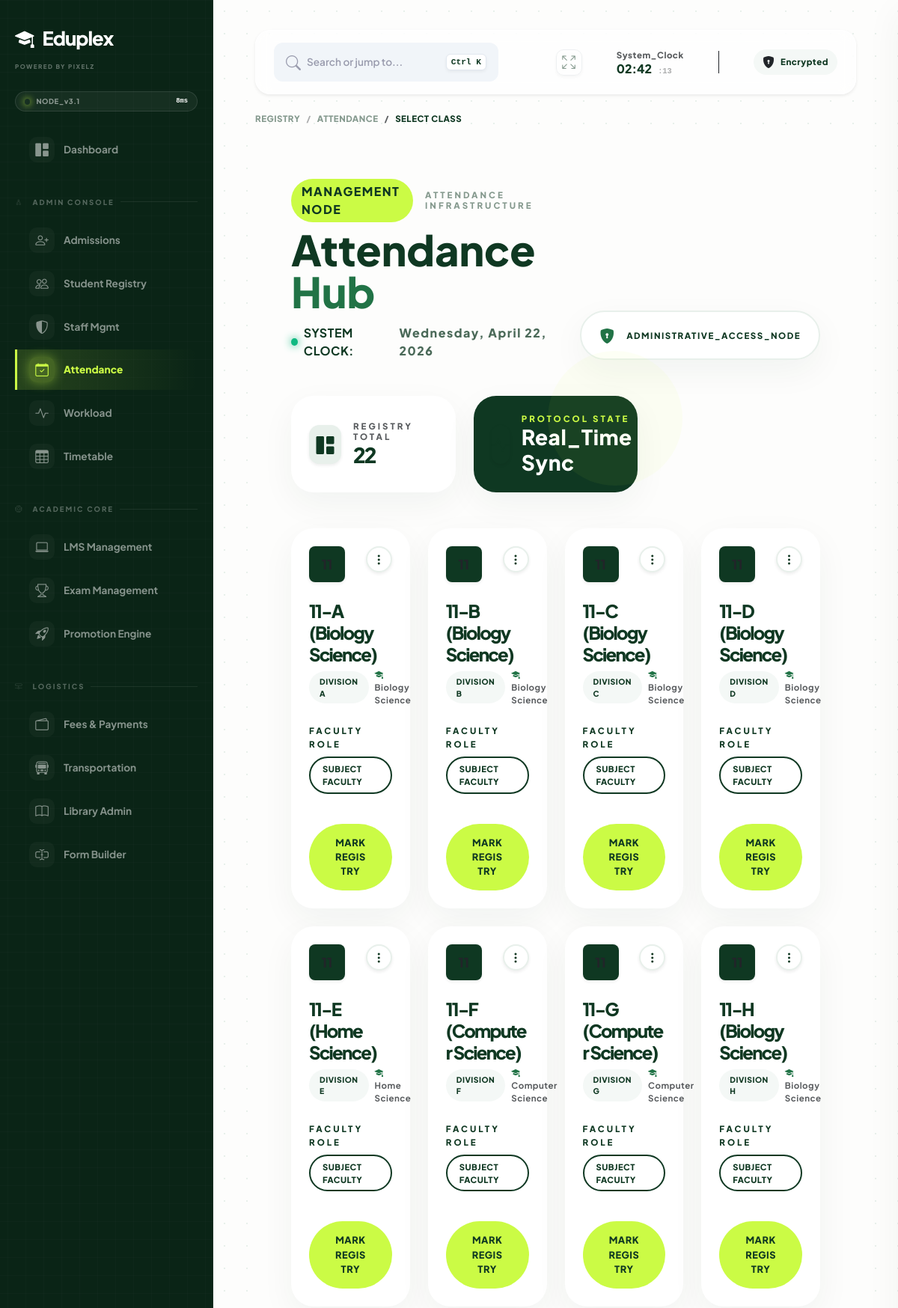
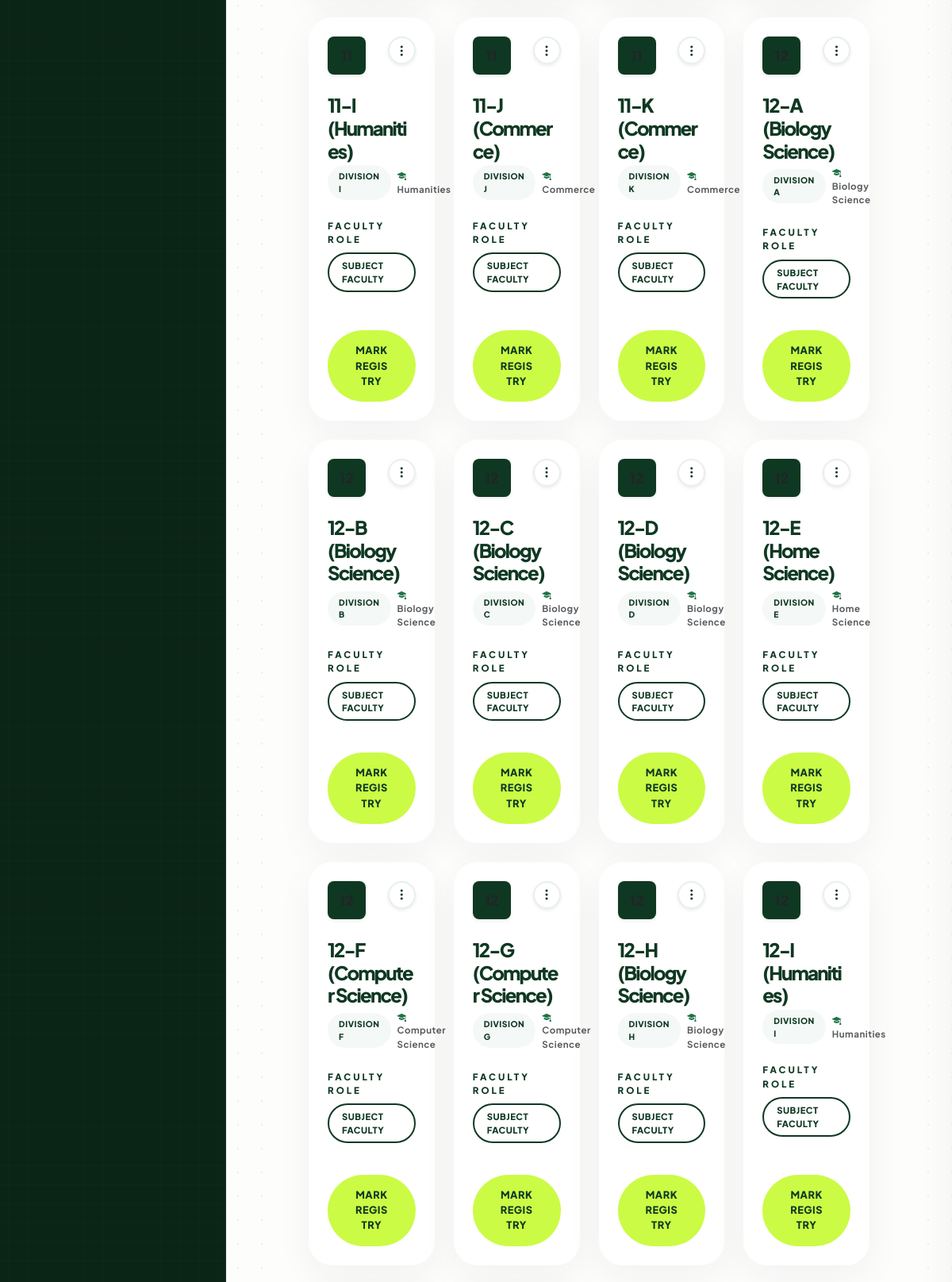
The app's page /attendance/select-class/ (signed in, upper part) with its own data (2 pictures, top to bottom).
### admission/models.py (models this page shows, shortened)
class ClassRoom(models.Model):
    STANDARD_CHOICES = [(str(i), str(i)) for i in range(1, 13)]
    DIVISION_CHOICES = [
        ('A1', 'A1'), ('A2', 'A2'), ('B1', 'B1'), ('B2', 'B2'),
        ('C1', 'C1'), ('C2', 'C2'), ('D1', 'D1'), ('D2', 'D2'),
        ('E1', 'E1'), ('E2', 'E2'), ('F1', 'F1'), ('F2', 'F2'),
        ('G1', 'G1'), ('G2', 'G2'), ('H1', 'H1'), ('H2', 'H2'),
        ('I1', 'I1'), ('I2', 'I2'), ('J1', 'J1'), ('J2', 'J2'),
        ('K1', 'K1'), ('K2', 'K2'), ('A', 'A'), ('B', 'B'), ('C', 'C'), ('D', 'D')
    ]
    standard = models.CharField(max_length=5, choices=STANDARD_CHOICES)
    division = models.CharField(max_length=5, choices=DIVISION_CHOICES)
    stream = models.ForeignKey(Stream, on_delete=models.SET_NULL, null=True, blank=True)
    class_teacher = models.OneToOneField(
        'staff.Staff',
        on_delete=models.SET_NULL,
        null=True,
        blank=True,
        related_name='class_teacher_of',
        help_text="The teacher in charge of this specific class."
    )
    name = models.CharField(max_length=100, blank=True, editable=False)
    total_seats = models.IntegerField(default=60)
    class Meta:
        unique_together = ['standard', 'division']
        ordering = ['standard', 'division']

### school_system/models.py (models this page shows, shortened)
class Stream(models.Model):
    name = models.CharField(max_length=50, unique=True)

### attendance/views.py (the view)
# urls.py: path('select-class/', views.select_class, name='select_class'),
@login_required
def select_class(request):
    is_staff = hasattr(request.user, 'staff')
    is_superuser = request.user.is_superuser
    if not (is_superuser or is_staff):
        messages.error(request, "Access Denied: You are not registered as a Staff member.")
        return redirect('home')
    classes = get_teacher_assigned_classes(request.user)
    return render(request, 'attendance/select_class.html', {
        'classes': classes,
        'my_classes': classes,
        'is_restricted': not is_superuser
    })

### attendance/views.py (called while the page is built, shortened)
def get_teacher_assigned_classes(user):
    if user.is_superuser:
        return ClassRoom.objects.all().order_by('standard', 'division')

### dashboard/templatetags/dashboard_extras.py (called while the page is built)
@register.filter(name='replace_chars')
def replace_chars(value, arg):
    if not value:
        return ""
    try:
        old, new = arg.split(',')
        return str(value).replace(old, new)
    except:
        return value

### templates/attendance/select_class.html (shortened to what this page needs)
{% extends 'base.html' %}
{% block content %}
<div class="theme-wrapper container-fluid p-4 p-lg-5 page-load-animation">
    <div class="d-flex flex-column flex-md-row justify-content-between align-items-md-end mb-5 gap-4">
        <div class="header-group">
            <div class="d-flex align-items-center gap-3 mb-2">
                <span class="badge-pill-neon" style="letter-spacing: 1.5px;">MANAGEMENT NODE</span>
                <h6 class="text-uppercase smallest fw-black ls-3 m-0 text-theme-dark opacity-50">Attendance Infrastructure</h6>
            </div>
            <h1 class="title-heavy text-theme-dark tracking-normal m-0 line-height-1">
                {% if is_restricted %}My <span class="theme-accent-text-dark">Batches</span>{% else %}Attendance <span class="theme-accent-text-dark">Hub</span>{% endif %}
            </h1>
            <p class="text-theme-dark fw-bold mt-3 mb-0 d-flex align-items-center gap-2">
                <span class="status-dot animate-pulse"></span>
                <span class="ls-1">SYSTEM CLOCK:</span>
                <span class="uppercase ls-2 fw-black opacity-75">{% now "l, F d, Y" %}</span>
            </p>
        </div>
        <div class="d-flex align-items-center gap-3 h-100">
            <div class="badge-outline-sage px-4 py-3 bg-white shadow-soft d-flex align-items-center gap-3">
                <i class="bi bi-shield-lock-fill theme-accent-text-dark fs-5"></i>
                <span class="fw-black smallest text-theme-dark text-uppercase ls-2">
                    {% if is_restricted %}Teacher_Isolated_Protocol{% else %}Administrative_Access_Node{% endif %}
                </span>
            </div>
        </div>
    </div>
    <div class="row g-4 mb-5">
        <div class="col-xl-4 col-md-6">
            <div class="card card-bento border-0 shadow-soft h-100 card-lift bg-white">
                <div class="card-body p-4 d-flex align-items-center">
                    <div class="icon-square bg-sage text-theme-dark shadow-sm me-3">
                        <i class="bi bi-grid-1x2-fill"></i>
                    </div>
                    <div>
                        <h6 class="fw-black text-muted smallest text-uppercase ls-3 m-0">
                            {% if is_restricted %}Assigned Classes{% else %}Registry Total{% endif %}
                        </h6>
                        <h3 class="fw-black text-theme-dark m-0 tracking-tighter">{{ classes.count|stringformat:"02d" }}</h3>
                    </div>
                </div>
            </div>
        </div>
        <div class="col-xl-4 col-md-6">
            <div class="card card-bento border-0 shadow-soft h-100 card-lift bg-theme-dark text-white">
                <div class="card-body p-4 d-flex align-items-center">
                    <div class="icon-square bg-theme-accent text-theme-dark shadow-sm me-3">
                        <i class="bi bi-activity"></i>
                    </div>
                    <div>
                        <h6 class="fw-black theme-accent-text smallest text-uppercase ls-3 m-0">Protocol State</h6>
                        <h3 class="fw-black text-white m-0 tracking-tighter uppercase ls-1">Real_Time Sync</h3>
                    </div>
                </div>
                <div class="bg-decoration"></div>
            </div>
        </div>
    </div>
    <div class="row g-4">
        {% for classroom in classes %}
        <div class="col-xl-3 col-md-6">
            <div class="card card-bento border-0 shadow-soft h-100 transition-all card-lift bg-white {% if classroom.class_teacher == request.user.staff %}border-bottom-theme{% endif %}">
                <div class="card-body p-4 d-flex flex-column">
                    <div class="d-flex justify-content-between align-items-start mb-4">
                        <div class="avatar-sq bg-theme-dark text-theme-accent rounded-3 d-flex align-items-center justify-content-center fw-black shadow-sm" style="width: 48px; height: 48px; font-size: 1.1rem;">
                        </div>
                        <button class="btn btn-close-custom shadow-sm transition-all d-flex align-items-center justify-content-center" style="width: 35px; height: 35px;" onclick="openDrawer('{{ classroom.name }}', '{{ classroom.id }}')">
                            <i class="bi bi-three-dots-vertical"></i>
                        </button>
                    </div>
                    <h4 class="fw-black text-theme-dark mb-1 tracking-tighter">{{ classroom.name }}</h4>
                    <div class="d-flex align-items-center mb-4 gap-2">
                        <span class="badge-node bg-light-sage text-theme-dark ls-1">DIVISION {{ classroom.division }}</span>
                        <div class="smallest fw-bold text-muted uppercase ls-1">
                            <i class="bi bi-mortarboard-fill theme-accent-text-dark"></i> {{ classroom.stream.name|default:"CORE" }}
                        </div>
                    </div>
                    <div class="mb-4">
                        <label class="smallest fw-black text-theme-dark text-uppercase ls-3 d-block mb-2">Faculty Role</label>
                        <div class="d-flex flex-wrap gap-2">
                             {% if classroom.class_teacher == request.user.staff %}
                                <span class="badge-pill-neon" style="font-size: 0.6rem;">CLASS TEACHER</span>
                             {% else %}
                                <span class="badge-outline-sage border-theme smallest fw-black uppercase ls-1">SUBJECT FACULTY</span>
                             {% endif %}
                        </div>
                    </div>
                    <div class="mt-auto pt-3">
                        <a href="{% url 'attendance:mark_attendance' classroom.id %}" class="btn-neon-premium w-100 py-3 text-center d-block">
                            MARK REGISTRY
                        </a>
                    </div>
                </div>
            </div>
        </div>
        {% endfor %}
    </div>
</div>
{% endblock %}

### templates/base.html (style rules this page uses)
:root { --bg-body: #fdfdfc; --bg-sidebar: #0a2416; --primary-lime: #cbfb45; --theme-accent-dark: #217346; --text-muted: #9a9cae; --white: #ffffff; --transition-smooth: all 0.4s cubic-bezier(0.16, 1, 0.3, 1); --sidebar-width: 285px; }
html, body { height: 100%; width: 100%; margin: 0; padding: 0; overflow: hidden; background-color: var(--bg-body); font-family: 'Plus Jakarta Sans', sans-serif; -webkit-tap-highlight-color: transparent; }
.animate-pulse { animation: pulse-neon 2s infinite; }
.shadow-soft { box-shadow: 0 10px 25px rgba(15, 56, 34, 0.05); }
.bg-light-sage { background: #f4f8f6; }

### templates/attendance/select_class.html (style rules this page uses)
:root { --bg-sage: #e8f0eb; --theme-dark: #0f3822; --theme-accent: #cbfb45; --theme-accent-dark: #217346; --bg-light: #fdfdfc; --white: #ffffff; }
.theme-wrapper { font-family: 'Plus Jakarta Sans', sans-serif; background-color: var(--bg-light); min-height: 100vh; color: var(--theme-dark); }
.fw-black { font-weight: 900; }
.title-heavy { font-weight: 900; font-size: 3.5rem; color: var(--theme-dark) !important; }
.tracking-normal { letter-spacing: 0 !important; }
.tracking-tighter { letter-spacing: -1.8px !important; }
.ls-1 { letter-spacing: 0.5px !important; }
.ls-2 { letter-spacing: 1.5px !important; }
.ls-3 { letter-spacing: 3px !important; }
.smallest { font-size: 0.72rem; }
.line-height-1 { line-height: 1; }
.text-theme-dark { color: var(--theme-dark) !important; }
.theme-accent-text-dark { color: var(--theme-accent-dark) !important; font-weight: 800; }
.theme-accent-text { color: var(--theme-accent) !important; }
.card-bento { border-radius: 30px; border: 1.5px solid var(--bg-sage); }
.bg-theme-dark { background-color: var(--theme-dark) !important; }
.bg-sage { background: var(--bg-sage) !important; }
.bg-light-sage { background: #f4f8f6; }
.border-theme { border-color: var(--theme-dark) !important; }
.icon-square { width: 52px; height: 52px; border-radius: 14px; display: flex; align-items: center; justify-content: center; font-size: 1.5rem; }
.bg-decoration { position: absolute; width: 180px; height: 180px; background: rgba(203, 251, 69, 0.05); border-radius: 50%; top: -60px; right: -60px; z-index: 1; }
.badge-node { padding: 6px 14px; border-radius: 50px; font-weight: 900; font-size: 0.65rem; text-transform: uppercase; }
.badge-pill-neon { background: var(--theme-accent); color: var(--theme-dark) !important; padding: 5px 14px; border-radius: 50px; font-weight: 900; text-transform: uppercase; }
.badge-outline-sage { padding: 6px 16px; border: 2.1px solid var(--bg-sage); border-radius: 50px; color: var(--theme-dark); font-size: 0.7rem; }
.btn-neon-premium { background: var(--theme-accent); color: var(--theme-dark) !important; border: none; padding: 14px 32px; border-radius: 50px; font-weight: 900; text-transform: uppercase; transition: 0.3s; text-decoration: none; letter-spacing: 0.5px; font-size: 0.8rem; }
.btn-close-custom { border-radius: 50%; background: var(--white); border: 2.1px solid var(--bg-sage); color: var(--theme-dark); text-decoration: none; }
.status-dot { width: 10px; height: 10px; background: #10b981; border-radius: 50%; box-shadow: 0 0 12px #10b981; }
.shadow-soft { box-shadow: 0 15px 45px rgba(15, 56, 34, 0.05); }
.page-load-animation { animation: slideUpFade 0.7s cubic-bezier(0.16, 1, 0.3, 1) forwards; }
.animate-pulse { animation: pulse 2s infinite; }
.card-lift { transition: transform 0.4s cubic-bezier(0.16, 1, 0.3, 1), box-shadow 0.4s; }

### records on screen
ClassRoom: name "11-A (Biology Science)", division "A", stream.name "Biology Science", shows "SUBJECT FACULTY"
ClassRoom: name "11-B (Biology Science)", division "B", stream.name "Biology Science", shows "SUBJECT FACULTY"
ClassRoom: name "11-C (Biology Science)", division "C", stream.name "Biology Science", shows "SUBJECT FACULTY"
ClassRoom: name "11-D (Biology Science)", division "D", stream.name "Biology Science", shows "SUBJECT FACULTY"
ClassRoom: name "11-E (Home Science)", division "E", stream.name "Home Science", shows "SUBJECT FACULTY"
ClassRoom: name "11-F (Computer Science)", division "F", stream.name "Computer Science", shows "SUBJECT FACULTY"
ClassRoom: name "11-G (Computer Science)", division "G", stream.name "Computer Science", shows "SUBJECT FACULTY"
ClassRoom: name "11-H (Biology Science)", division "H", stream.name "Biology Science", shows "SUBJECT FACULTY"
ClassRoom: name "11-I (Humanities)", division "I", stream.name "Humanities", shows "SUBJECT FACULTY"
ClassRoom: name "11-J (Commerce)", division "J", stream.name "Commerce", shows "SUBJECT FACULTY"
ClassRoom: name "11-K (Commerce)", division "K", stream.name "Commerce", shows "SUBJECT FACULTY"
ClassRoom: name "12-A (Biology Science)", division "A", stream.name "Biology Science", shows "SUBJECT FACULTY"
ClassRoom: name "12-B (Biology Science)", division "B", stream.name "Biology Science", shows "SUBJECT FACULTY"
ClassRoom: name "12-C (Biology Science)", division "C", stream.name "Biology Science", shows "SUBJECT FACULTY"
ClassRoom: name "12-D (Biology Science)", division "D", stream.name "Biology Science", shows "SUBJECT FACULTY"
ClassRoom: name "12-E (Home Science)", division "E", stream.name "Home Science", shows "SUBJECT FACULTY"
ClassRoom: name "12-F (Computer Science)", division "F", stream.name "Computer Science", shows "SUBJECT FACULTY"
ClassRoom: name "12-G (Computer Science)", division "G", stream.name "Computer Science", shows "SUBJECT FACULTY"
ClassRoom: name "12-H (Biology Science)", division "H", stream.name "Biology Science", shows "SUBJECT FACULTY"
ClassRoom: name "12-I (Humanities)", division "I", stream.name "Humanities", shows "SUBJECT FACULTY"

### other values on screen
{{ request.resolver_match.app_name }} "ATTENDANCE"
{{ request.resolver_match.url_name|replace_chars:"_, " }} "SELECT CLASS"
{{ classes.count|stringformat:"02d" }} "22"
